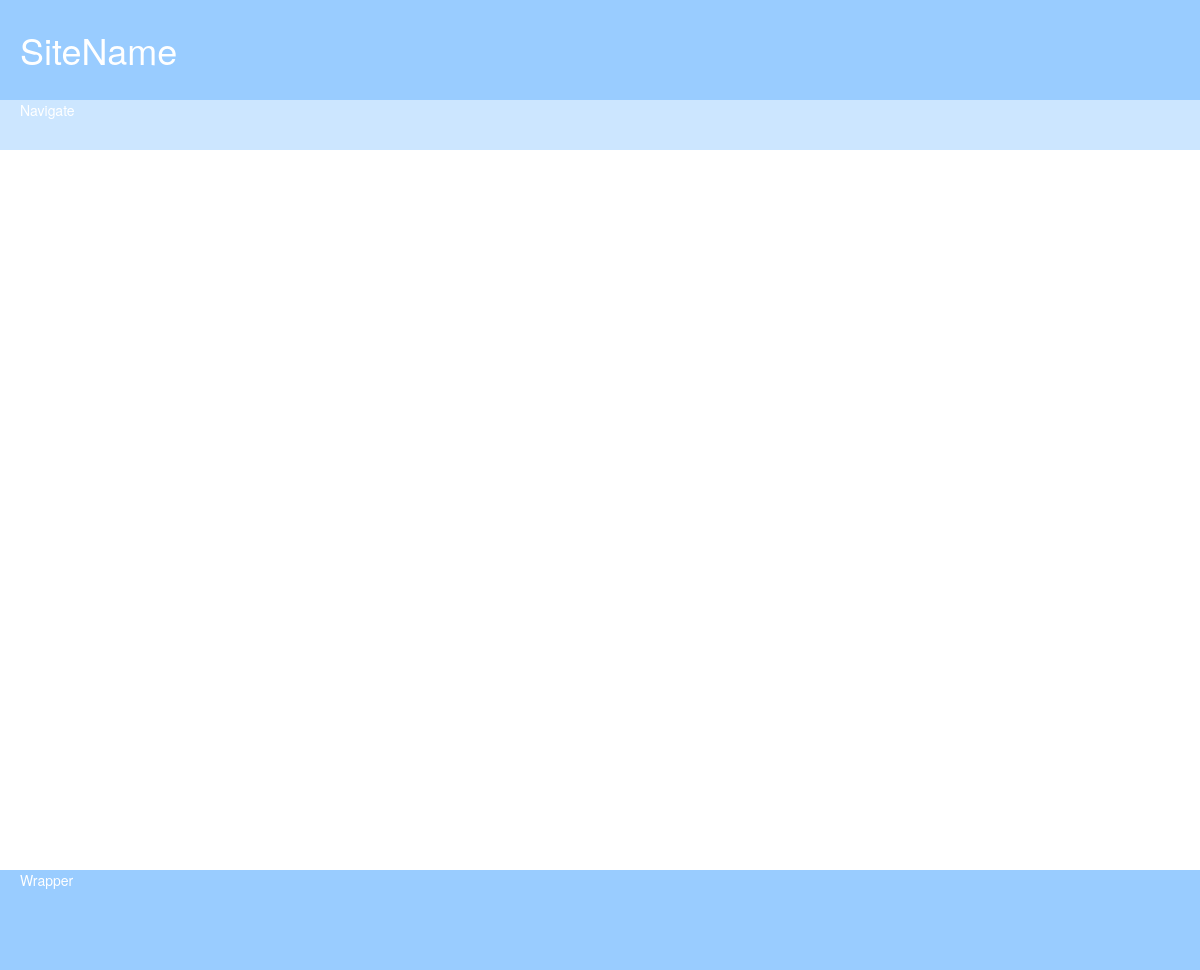
Page /wall/ on the earlier database version.
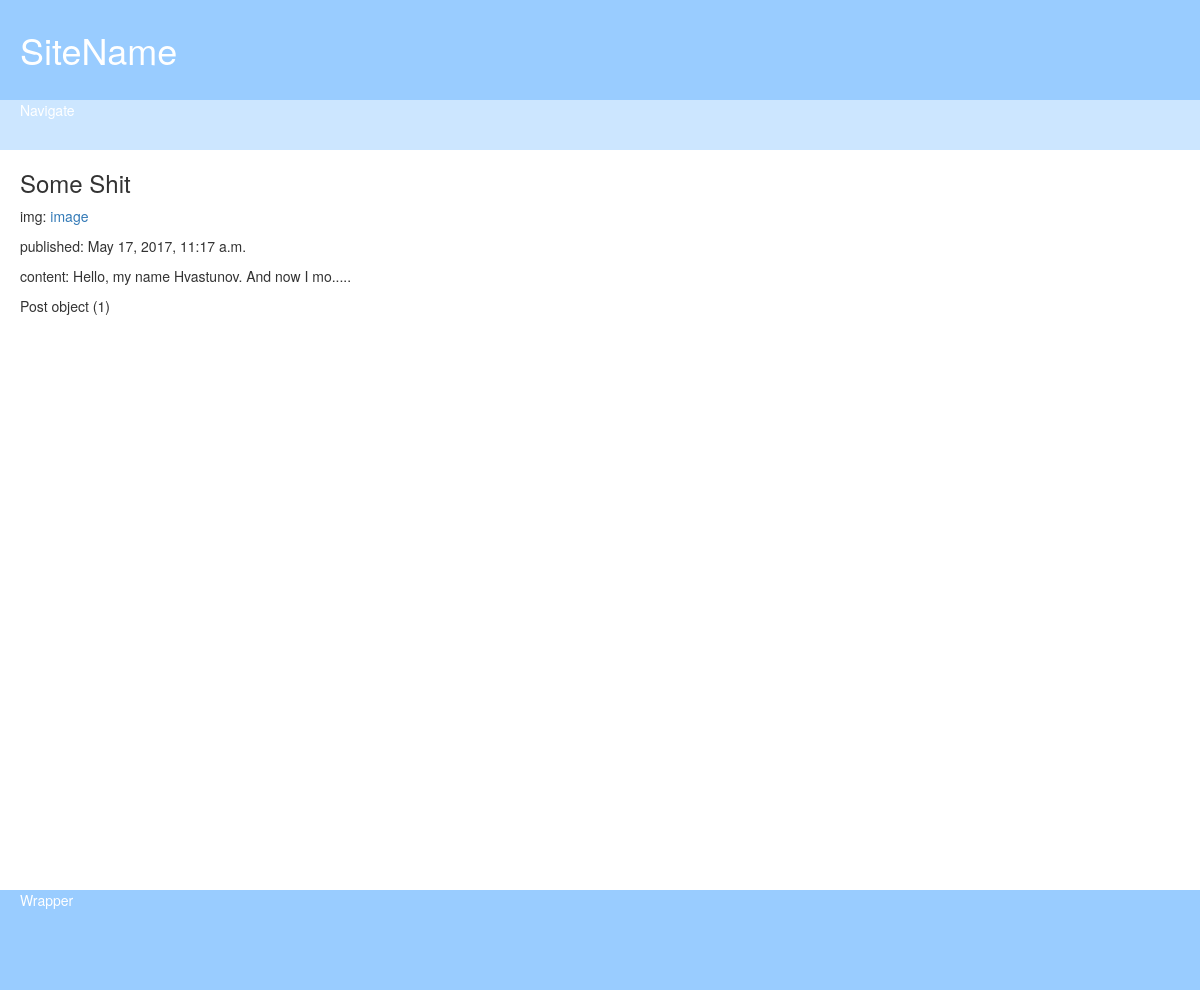
Same page on the later database version.
### wall/models.py (models this page shows)
class Post(models.Model):
    caption = models.CharField(max_length=200)
    content = models.CharField(max_length=2000)
    image   = models.URLField()
    pub_date = models.DateTimeField('date published')

### wall/views.py (the view)
# urls.py: url(r'^wall/', include('wall.urls')),
def wall(request):
    post = Post.objects.order_by('pub_date')
    return render(request, 'wall/wall.html', {'posts': post})

### wall/templates/wall/wall.html (shortened to what this page needs)
<!DOCTYPE html>
{% load staticfiles %}
<html lang="en">
<head>
    <link rel="stylesheet" href="//maxcdn.bootstrapcdn.com/bootstrap/3.2.0/css/bootstrap.min.css">
    <link rel="stylesheet" href="//maxcdn.bootstrapcdn.com/bootstrap/3.2.0/css/bootstrap-theme.min.css">
    <link rel="stylesheet" href="{% static 'wall/css/style.css' %}">
</head>
<body>
    <div class="head"> <h1 class="logo"> SiteName </h1> </div>
    <div class="navigation"> Navigate </div>
    <div class="content">
        {% for post in posts %}
        <div>
            <p> <h3> {{post.caption}} </h3> </p>
            <p> img: <a href={{post.image}}> image </a></p>
            <p> published: {{post.pub_date}} </p>
            <p> content: {{post.content}}</p>
            {{ post }}
        </div>
        {% endfor %}
    </div>
    <div class="wrapper"> Wrapper </div>
</body>
</html>

### wall/static/wall/css/style.css (style rules this page uses)
.head { margin: 0 0; padding: 10px 20px; width: 100%; height: 100px; background-color: #99ccff; color: white; }
.navigation { margin: 0 0; padding-left: 20px; width: 100%; height: 50px; background-color: #cce6ff; color: white; }
.content { margin: 0 0; padding-left: 20px; width: 100%; height: 720px; }
.wrapper { margin: 0 0; padding-left: 20px; width: 100%; height: 100px; background-color: #99ccff; color: white; }

Differences in the rows shown:
added Post: caption "Some Shit", pub_date "May 17, 2017, 11:17 a.m.", content "Hello, my name Hvastunov. And now I mo.....", id "Post object (1)"
